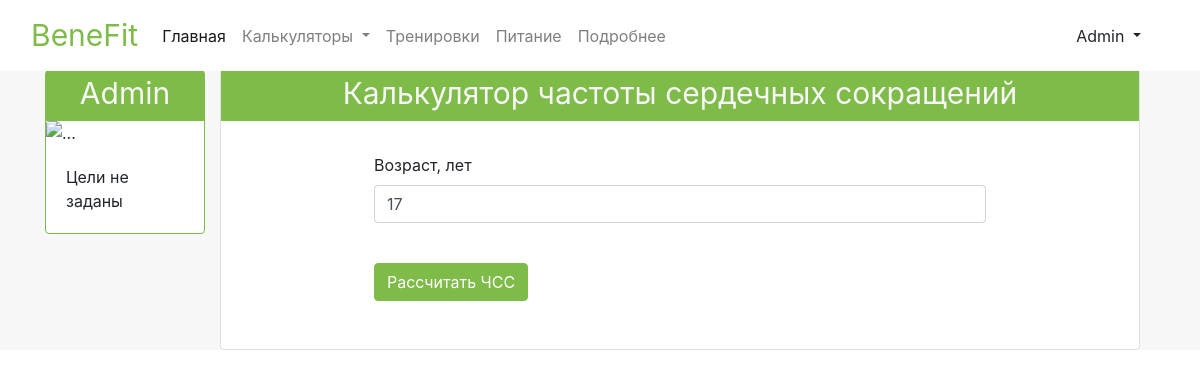
The app's page /calculators/heart_rate (signed in), older data.
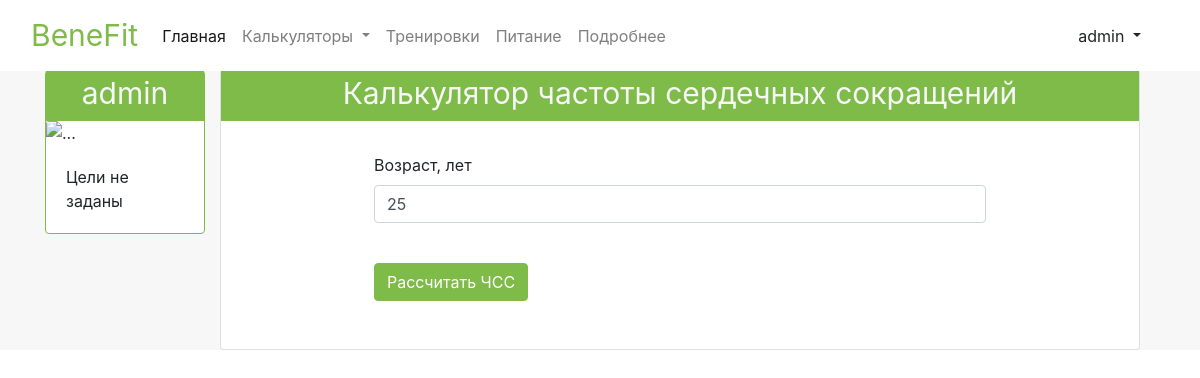
The same page, newer data.
### data/user_login.py (models this page shows, shortened)
class UserLogin(SqlAlchemyBase, UserMixin):
    __tablename__ = 'user_login'
    id = sqlalchemy.Column(sqlalchemy.Integer,
                           primary_key=True, autoincrement=True, nullable=True)
    name = sqlalchemy.Column(sqlalchemy.String, nullable=True)
    about = sqlalchemy.Column(sqlalchemy.String, nullable=True)
    email = sqlalchemy.Column(sqlalchemy.String,
                              index=True, unique=True, nullable=True)
    hashed_password = sqlalchemy.Column(sqlalchemy.String, nullable=True)
    created_date = sqlalchemy.Column(sqlalchemy.DateTime,
                                     default=datetime.datetime.now)
    user_inputs = orm.relation("UserInputs", back_populates='user_login')
    user_results = orm.relation("UserResults", back_populates='user_login')

### main.py (the view, shortened to what this page needs)
@app.route("/calculators/heart_rate", methods=['GET', "POST"])
def heart_rate_calculator_page():
    form = HeartRateCalculatorForm()
    if current_user.is_authenticated:
        db_sess = db_session.create_session()
        current_user_inputs = db_sess.query(UserInputs).filter(
            UserInputs.user_id == current_user.id).first()
        form.age.data = current_user_inputs.age
    return render_template("heart_rate_calculator.html",
                           title='Калькулятор частоты сердечных сокращений', form=form)

### forms/heart_rate_calculator_form.py
class HeartRateCalculatorForm(FlaskForm):
    age = IntegerField('Возраст, лет', validators=[DataRequired()])
    submit = SubmitField('Рассчитать ЧСС')

### data/db_session.py (called while the page is built)
def create_session() -> Session:
    global __factory
    return __factory()

### main.py (called while the page is built)
@login_manager.user_loader
def load_user(user_id):
    db_sess = db_session.create_session()
    return db_sess.query(UserLogin).get(user_id)

### templates/heart_rate_calculator.html (shortened to what this page needs)
{% extends "calculator_template.html" %}
{% block calculator_content %}
        	<p>
        	    {{ form.age.label }}<br>
        	    {{ form.age(class="form-control", type="number", min='14', max='130') }}<br>
        	</p>
        	<p>{{ form.submit(type="submit", class="btn calculator-btn") }}</p>
{% endblock %}

### templates/base.html (shortened to what this page needs)
<!doctype html>
<html lang="en">
<head>
    <link rel="stylesheet"
          href="https://stackpath.bootstrapcdn.com/bootstrap/4.4.1/css/bootstrap.min.css"
>
    <link rel="stylesheet"
          href="../static/css/style.css">
</head>
<body>
  <nav class="navbar navbar-expand-lg navbar-light bg-light nav fixed-top">
  <div class="container-fluid">
    <a class="nav-brand navbar-brand" href="/">BeneFit</a>
    <div class="collapse navbar-collapse" id="navbarNavDropdown">
      <ul class="navbar-nav">
        <li class="nav-item">
          <a class="nav-link active" aria-current="page" href="/">Главная</a>
        </li>
        <li class="nav-item dropdown">
          <a class="nav-link dropdown-toggle" href="#" id="navbarDropdownMenuLink" role="button" data-bs-toggle="dropdown" aria-expanded="false">
          Калькуляторы
          </a>
        </li>
        <li class="nav-item">
          <a class="nav-link" href="#">Тренировки</a>
        </li>
        <li class="nav-item">
          <a class="nav-link" href="#">Питание</a>
        </li>
        <li class="nav-item">
          <a class="nav-link" href="#">Подробнее</a>
        </li>
      </ul>
      <div class="container-fluid">
        <form class="d-flex flex-space-between">
              {% if current_user.is_authenticated %}
    <div class="btn-group dropstart">
  <a type="button" class="btn dropdown-toggle" data-bs-toggle="dropdown" aria-expanded="false">
    {{ current_user.name }}
  </a>
</div>
{% else %}
    <p>
        <a class="btn nav-btn-reg" href="/register">Зарегистрироваться</a>
        <a class="btn nav-btn-auth" href="/login">Войти</a>
    </p>
{% endif %}
        </form>
      </div>
    </div>
  </div>
</nav>
<main role="main" >
  <div  class="container">
    <div class="row">
      <div class="col-md-2 col-sm-3 col-xs-12 sidebar">
        <div class="card sidebar-card" style="width: 100%;">
          <div class="card-head sidebar-card-head">{{ current_user.name }}</div>
          <img src="https://avatars.yandex.net/get-yapic/0/0-0/islands-retina-50" class="card-img-top" alt="...">
          <div class="card-body sidebar-card-body">
            <p class="card-text">Цели не заданы</p>
          </div>
        </div>
      </div>
      <div class="col-md-10 col-sm-9 content">
        {% block content %}{% endblock %}
      </div>
    </div>
  </div>
</main>
</body>
</html>

Row changes from the older to the newer data that the page shows:
changed UserLogin: name "Admin" → "admin"
Text that changed along with them:
form field age: "17" → "25"
